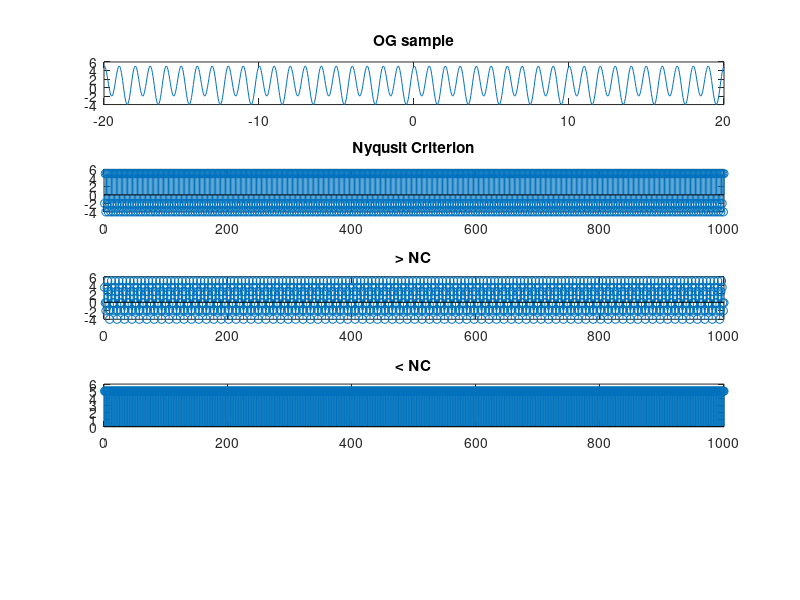

This chart was generated by the following MATLAB code:
% y(t) = 1+4cos(2000*pi*t)+ sin(1000*pi*t) is given to you & sampling it
% using Nyquist criterion and reconstruct the original
clear;
t = linspace(-20, 20, 1000);
n = 1:1000;

x1 = @(t)ones(1, length(t));
x2 = @(t) 4 * cos(2000 * pi .* t);
x3 = @(t) sin(1000 * pi .* t);
y = @(t) x1(t) + x2(t) + x3(t);

hold on
subplot(5, 1, 1);
plot(t, y(t));
title("OG sample");
hold off

fm = 1000; %fmax

%case 1: fs = 2*fm [Nyquist]
fs_1 = 2 * fm;
sample_1 = @(n) y(n .* (1/fs_1));

hold on
subplot(5,1,2);
stem(n, sample_1(n));
title("Nyqusit Criterion");
hold off

%case 2: fs >= 2*fm
fs_2 = 6 * fm;
sample_2 = @(n) y(n .* (1/fs_2));

hold on
subplot(5,1,3);
stem(n, sample_2(n));
title("> NC");
hold off

%case 3: fs < 2*fm 
fs_3 = 0.1 * fm;
sample_3 = @(n) y(n .* (1/fs_3));

hold on
subplot(5,1,4);
stem(n, sample_3(n));
title("< NC");
hold off

